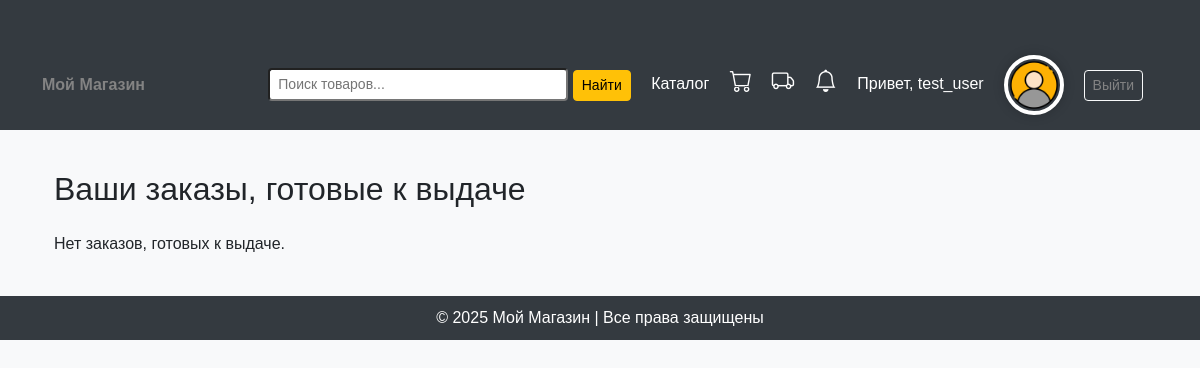
/accounts/purchases/ (signed in), run on an earlier commit of the app's database.
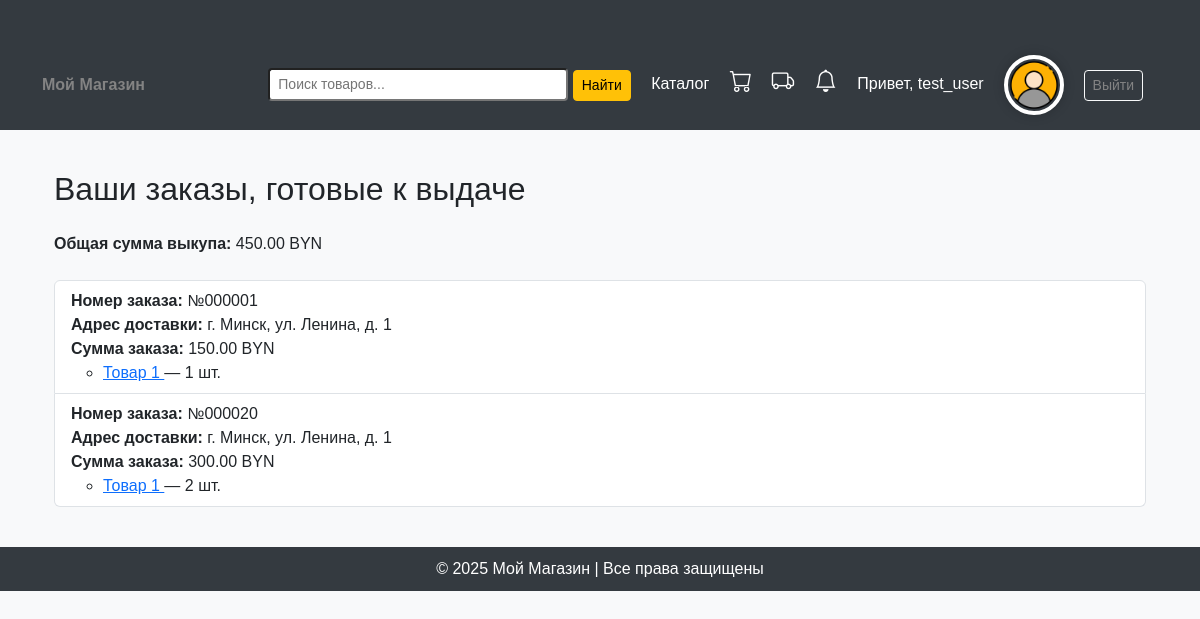
And on a later commit of the database.
### accounts/models.py (models this page shows, shortened)
class Order(models.Model):
    STATUS_CHOICES = [
        ('placed', 'Оформлен'),
        ('on assembly', 'На сборке'),
        ('on the way', 'В пути'),
        ('ready for pickup', 'Готов к выдаче'),
        ('handed over to the courier', 'Передан курьеру'),
    ]
    order_number = models.CharField(max_length=20, unique=True, blank=True, null=True)  # Новый номер заказа
    user = models.ForeignKey(User, on_delete=models.CASCADE)
    delivery_address = models.TextField()
    products = models.ManyToManyField(Product, through='OrderProduct')
    total_price = models.DecimalField(max_digits=10, decimal_places=2)
    order_date = models.DateTimeField(default=timezone.now)
    card_number = models.CharField(max_length=19)
    card_expiry_date = models.CharField(max_length=5)
    cardholder_name = models.CharField(max_length=100)
    cvv = models.CharField(max_length=3, verbose_name="CVV")
    status = models.CharField(max_length=50, choices=STATUS_CHOICES, default='placed')

class OrderProduct(models.Model):
    order = models.ForeignKey(Order, on_delete=models.CASCADE)
    product = models.ForeignKey(Product, on_delete=models.CASCADE)
    quantity = models.PositiveIntegerField()  # Количество товара

class Product(models.Model):
    name = models.CharField(max_length=255, verbose_name="Название")
    price = models.DecimalField(max_digits=10, decimal_places=2, verbose_name="Цена")
    parameter_1 = models.CharField(max_length=255, blank=True, verbose_name="Параметр 1")
    parameter_2 = models.CharField(max_length=255, blank=True, verbose_name="Параметр 2")
    parameter_3 = models.CharField(max_length=255, blank=True, verbose_name="Параметр 3")
    parameter_4 = models.CharField(max_length=255, blank=True, verbose_name="Параметр 4")
    parameter_5 = models.CharField(max_length=255, blank=True, verbose_name="Параметр 5")
    category = models.ForeignKey(Category, on_delete=models.CASCADE, verbose_name="Категория")
    sku = models.CharField(max_length=50, unique=True, verbose_name="Артикул", blank=True)
    image = models.ImageField(upload_to="product_images/", blank=True, null=True, verbose_name="Изображение")
    description = models.TextField(blank=True, null=True, verbose_name="Описание")  # Новое поле для описания
    stock_quantity = models.PositiveIntegerField(default=0, verbose_name="Количество в наличии")  # Новое поле для количества товара

### accounts/views.py (the view)
# urls.py: path('purchases/', views.purchases_view, name='purchases'),
@login_required
def purchases_view(request):
    orders_ready_for_pickup = Order.objects.filter(status='ready for pickup', user=request.user)
    total_price = sum(order.total_price for order in orders_ready_for_pickup)
    return render(request, 'accounts/purchases.html', {
        'orders': orders_ready_for_pickup,
        'total_price': total_price
    })

### accounts/context_processors.py (called while the page is built)
def notification_counter(request):
    if request.user.is_authenticated:
        count = Notification.objects.filter(user=request.user, is_read=False).count()
        return {'unread_notifications_count': count}
    return {}

### templates/accounts/purchases.html
{% extends 'base.html' %}
{% block content %}
<div class="container mt-4">
    <h2 class="mb-4">Ваши заказы, готовые к выдаче</h2>
    {% if orders %}
        <div class="mb-4">
            <strong>Общая сумма выкупа:</strong> {{ total_price }} BYN
        </div>
        <ul class="list-group">
            {% for order in orders %}
                <li class="list-group-item">
                    <strong>Номер заказа:</strong> {{ order.order_number }}<br>
                    <strong>Адрес доставки:</strong> {{ order.delivery_address }}<br>
                    <strong>Сумма заказа:</strong> {{ order.total_price }} BYN
                    <ul>
                        {% for op in order.orderproduct_set.all %}
                            <li>
                                <a href="{% url 'product_detail' op.product.id %}">
                                    {{ op.product.name }}
                                </a> — {{ op.quantity }} шт.
                            </li>
                        {% endfor %}
                    </ul>
                </li>
            {% endfor %}
        </ul>
    {% else %}
        <p>Нет заказов, готовых к выдаче.</p>
    {% endif %}
</div>
{% endblock %}

What changed in the data, as far as the page shows it:
now on this page (row edited): Order: order_number "№000001", delivery_address "г. Минск, ул. Ленина, д. 1", total_price "150.00"
now on this page (row unchanged): OrderProduct: product.name "Товар 1", quantity "1", shown under "№000001"
added Order: order_number "№000020", delivery_address "г. Минск, ул. Ленина, д. 1", total_price "300.00"
added OrderProduct: product.name "Товар 1", quantity "2", shown under "№000020"
Also different on the page:
{{ total_price }}: (not shown) → "450.00"
text no longer shown: "Нет заказов, готовых к выдаче."
text now shown: "Общая сумма выкупа: BYN"
